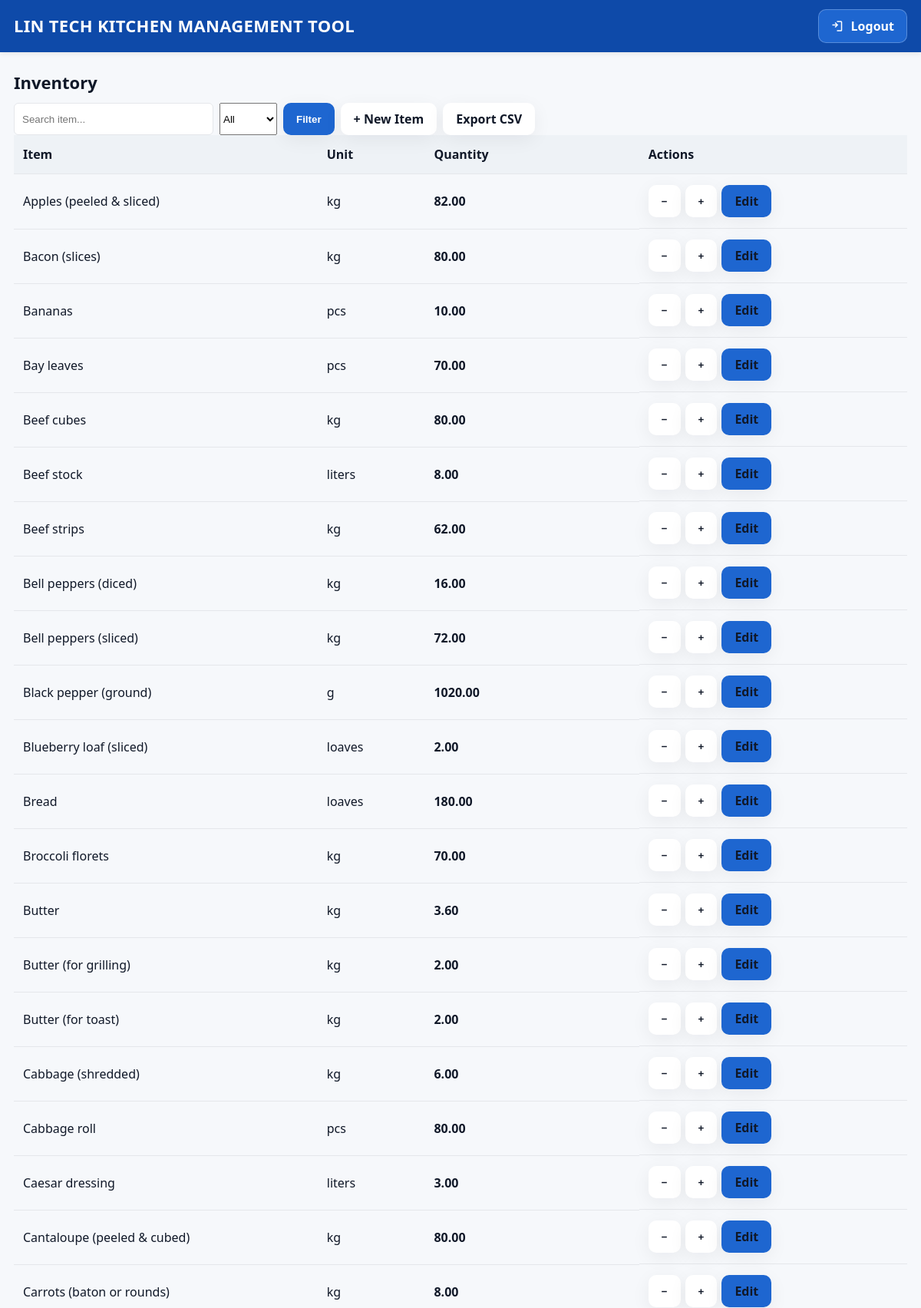
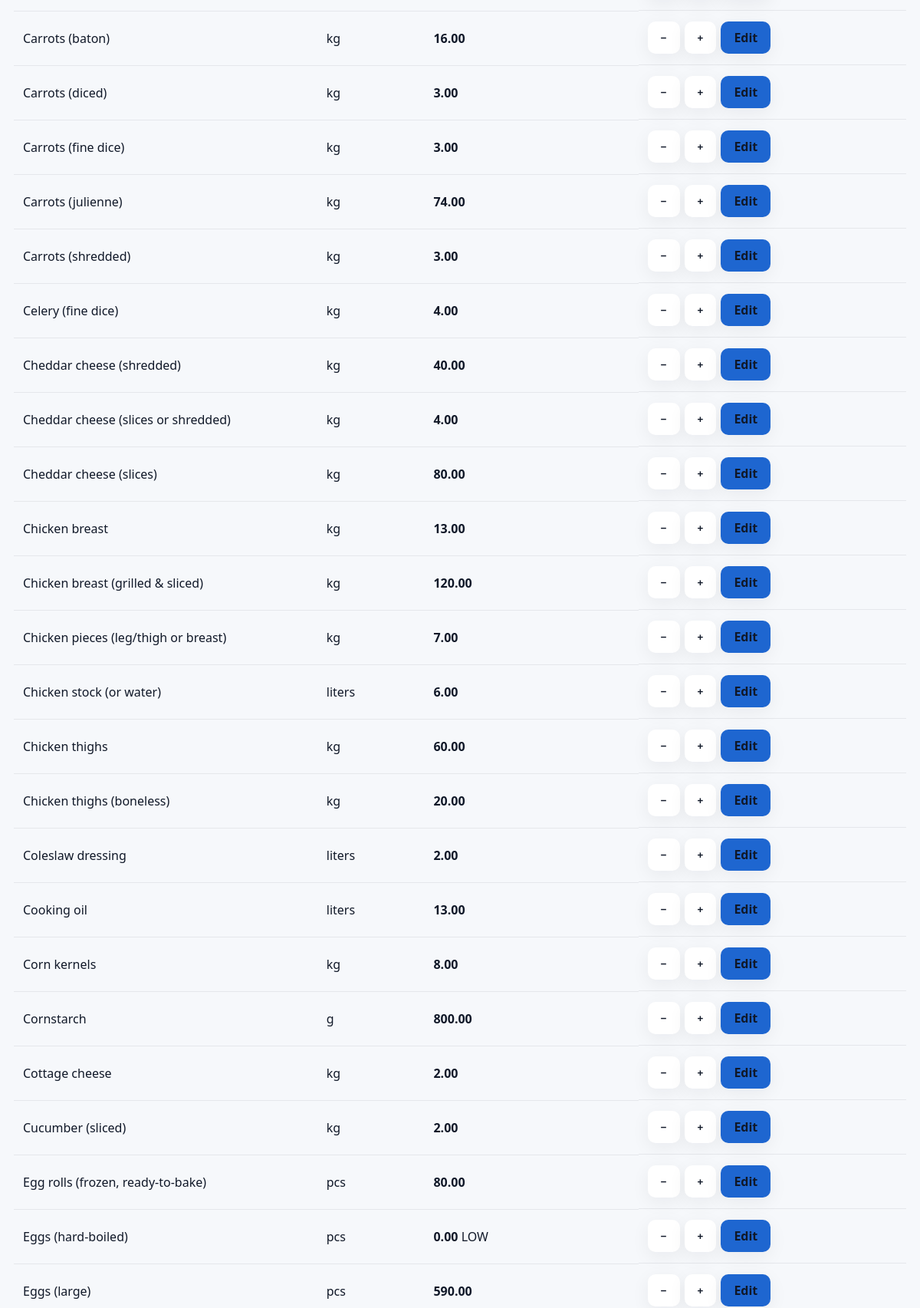
Page /inventory (signed in, upper part) on the committed database (2 pictures, top to bottom).
### models.py (models this page shows)
class InventoryItem(db.Model):
    id = db.Column(db.Integer, primary_key=True)
    name = db.Column(db.String(120), index=True, unique=True, nullable=False)
    unit = db.Column(db.String(30), default="pcs")
    quantity = db.Column(db.Float, default=0)
    low_stock_threshold = db.Column(db.Float, default=0)
    updated_at = db.Column(db.DateTime, default=datetime.utcnow, onupdate=datetime.utcnow)

### app.py (the view)
    @app.route("/inventory")
    @login_required
    @roles_required("Manager", "Cook", "Dietary Aide")
    def inventory_list():
        q = (request.args.get("q") or "").strip()
        show = (request.args.get("show") or "all").strip()
        query = InventoryItem.query
        if q:
            query = query.filter(InventoryItem.name.ilike(f"%{q}%"))
        rows = query.order_by(InventoryItem.name).all()
        items = []
        for obj in rows:
            qty = obj.quantity or 0.0
            low = obj.low_stock_threshold or 0.0
            is_low = (qty <= low) if (obj.low_stock_threshold is not None) else False
            items.append({"obj": obj, "is_low": is_low})
        if show == "low":
            items = [x for x in items if x["is_low"]]
        return render_template("inventory_list.html", items=items, q=q, show=show)

### templates/inventory_list.html (shortened to what this page needs)
{% extends "base.html" %}
{% block content %}
<h2 class="mb-3">Inventory</h2>
<form method="get" class="mb-3" style="display:flex;gap:8px;flex-wrap:wrap;">
  <input name="q" value="{{ q or '' }}" placeholder="Search item..." class="form-control" style="max-width:260px;">
  <select name="show" class="form-select" style="max-width:160px;">
    <option value="all" {{ 'selected' if show=='all' else '' }}>All</option>
  </select>
  <button class="btn btn-primary">Filter</button>
  {% if current_user.role in ['Manager','Cook'] %}
    <a href="{{ url_for('inventory_new') }}" class="btn btn-success">+ New Item</a>
  {% endif %}
  <a href="{{ url_for('inventory_export', q=q or '', status='all' if show=='all' else show) }}" class="btn btn-outline-secondary">Export CSV</a>
</form>
<div class="table-responsive">
<table class="table table-striped align-middle" style="table-layout:fixed;">
  <thead>
    <tr>
      <th style="width:34%;">Item</th>
      <th style="width:12%;">Unit</th>
      <th style="width:24%;">Quantity</th>
      <th style="width:30%;">Actions</th>
    </tr>
  </thead>
  <tbody>
    {% for row in items %}
      {% set it = row.obj %}
      {% set is_low = row.is_low %}
      <tr {% if is_low %}class="table-warning"{% endif %}>
        <td style="overflow:hidden;text-overflow:ellipsis;white-space:nowrap;">{{ it.name }}</td>
        <td>{{ it.unit }}</td>
        <td>
          <strong>{{ '%.2f'|format(it.quantity or 0) }}</strong>
          {% if is_low %}
            <span class="badge bg-danger ms-2">LOW</span>
          {% endif %}
        </td>
        <td style="display:flex;gap:6px;flex-wrap:wrap;">
          <form method="post" action="{{ url_for('inventory_bump', iid=it.id, q=q or '', show=show) }}">
            <button class="btn btn-outline-secondary" title="Decrease by 1" {% if current_user.role not in ['Manager','Cook','Dietary Aide'] %}disabled{% endif %}>−</button>
          </form>
          <form method="post" action="{{ url_for('inventory_bump', iid=it.id, q=q or '', show=show) }}">
            <button class="btn btn-outline-secondary" title="Increase by 1" {% if current_user.role not in ['Manager','Cook','Dietary Aide'] %}disabled{% endif %}>+</button>
          </form>
          {% if current_user.role in ['Manager','Cook'] %}
            <a href="{{ url_for('inventory_edit', iid=it.id) }}" class="btn btn-primary">Edit</a>
          {% endif %}
        </td>
      </tr>
    {% endfor %}
  </tbody>
</table>
</div>
{% endblock %}

### templates/base.html (style rules this page uses)
:root { --bg:#f6f8fb; --card:#ffffff; --text:#101828; --line:#e5e7eb; --primary:#1e66d0; --primary-600:#1b59b5; --danger:#dc2626; --shadow:0 6px 24px rgba(16,24,40,.06); --radius:12px; --radius-sm:10px; }
* { box-sizing:border-box; }
html,body { height:100%; }
body { margin:0; background:var(--bg); color:var(--text); -webkit-font-smoothing:antialiased; font-family: system-ui,-apple-system,Segoe UI,Roboto,"Helvetica Neue",Arial,"Noto Sans"; }
h2 { font-size:22px; margin:0 0 12px; }
.btn { display:inline-flex; align-items:center; justify-content:center; height:42px; padding:0 16px; border-radius:10px; border:1px solid transparent; background:var(--card); color:var(--text); text-decoration:none; font-weight:600; cursor:pointer; box-shadow:var(--shadow); }
.btn-primary { background:var(--primary); color:#fff; }
.form-control { width:100%; height:42px; padding:8px 10px; border:1px solid var(--line); border-radius:6px; background:#fff; color:var(--text); }
table { width:100%; border-collapse:collapse; }
thead th { background:#eef2f6; font-weight:700; text-align:left; border-bottom:1px solid var(--line); padding:14px 12px; }
tbody td { border-bottom:1px solid var(--line); padding:14px 12px; vertical-align:middle; }
a { color:var(--primary); }
a.btn { color:inherit; }

### rows in the picture
InventoryItem: name "Apples (peeled & sliced)", unit "kg", quantity "82.00"
InventoryItem: name "Bacon (slices)", unit "kg", quantity "80.00"
InventoryItem: name "Bananas", unit "pcs", quantity "10.00"
InventoryItem: name "Bay leaves", unit "pcs", quantity "70.00"
InventoryItem: name "Beef cubes", unit "kg", quantity "80.00"
InventoryItem: name "Beef stock", unit "liters", quantity "8.00"
InventoryItem: name "Beef strips", unit "kg", quantity "62.00"
InventoryItem: name "Bell peppers (diced)", unit "kg", quantity "16.00"
InventoryItem: name "Bell peppers (sliced)", unit "kg", quantity "72.00"
InventoryItem: name "Black pepper (ground)", unit "g", quantity "1020.00"
InventoryItem: name "Blueberry loaf (sliced)", unit "loaves", quantity "2.00"
InventoryItem: name "Bread", unit "loaves", quantity "180.00"
InventoryItem: name "Broccoli florets", unit "kg", quantity "70.00"
InventoryItem: name "Butter", unit "kg", quantity "3.60"
InventoryItem: name "Butter (for grilling)", unit "kg", quantity "2.00"
InventoryItem: name "Butter (for toast)", unit "kg", quantity "2.00"
InventoryItem: name "Cabbage (shredded)", unit "kg", quantity "6.00"
InventoryItem: name "Cabbage roll", unit "pcs", quantity "80.00"
InventoryItem: name "Caesar dressing", unit "liters", quantity "3.00"
InventoryItem: name "Cantaloupe (peeled & cubed)", unit "kg", quantity "80.00"
InventoryItem: name "Carrots (baton or rounds)", unit "kg", quantity "8.00"
InventoryItem: name "Carrots (baton)", unit "kg", quantity "16.00"
InventoryItem: name "Carrots (diced)", unit "kg", quantity "3.00"
InventoryItem: name "Carrots (fine dice)", unit "kg", quantity "3.00"
InventoryItem: name "Carrots (julienne)", unit "kg", quantity "74.00"
InventoryItem: name "Carrots (shredded)", unit "kg", quantity "3.00"
InventoryItem: name "Celery (fine dice)", unit "kg", quantity "4.00"
InventoryItem: name "Cheddar cheese (shredded)", unit "kg", quantity "40.00"
InventoryItem: name "Cheddar cheese (slices or shredded)", unit "kg", quantity "4.00"
InventoryItem: name "Cheddar cheese (slices)", unit "kg", quantity "80.00"
InventoryItem: name "Chicken breast", unit "kg", quantity "13.00"
InventoryItem: name "Chicken breast (grilled & sliced)", unit "kg", quantity "120.00"
InventoryItem: name "Chicken pieces (leg/thigh or breast)", unit "kg", quantity "7.00"
InventoryItem: name "Chicken stock (or water)", unit "liters", quantity "6.00"
InventoryItem: name "Chicken thighs", unit "kg", quantity "60.00"
InventoryItem: name "Chicken thighs (boneless)", unit "kg", quantity "20.00"
InventoryItem: name "Coleslaw dressing", unit "liters", quantity "2.00"
InventoryItem: name "Cooking oil", unit "liters", quantity "13.00"
InventoryItem: name "Corn kernels", unit "kg", quantity "8.00"
InventoryItem: name "Cornstarch", unit "g", quantity "800.00"
InventoryItem: name "Cottage cheese", unit "kg", quantity "2.00"
InventoryItem: name "Cucumber (sliced)", unit "kg", quantity "2.00"
InventoryItem: name "Egg rolls (frozen, ready-to-bake)", unit "pcs", quantity "80.00"
InventoryItem: name "Eggs (hard-boiled)", unit "pcs", quantity "0.00"
InventoryItem: name "Eggs (large)", unit "pcs", quantity "590.00"
